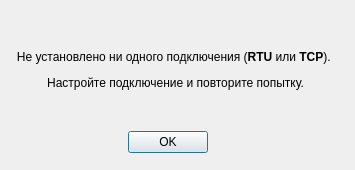
<?xml version="1.0" encoding="UTF-8"?>
<ui version="4.0">
 <class>ConnectionError</class>
 <widget class="QWidget" name="ConnectionError">
  <property name="geometry">
   <rect>
    <x>0</x>
    <y>0</y>
    <width>355</width>
    <height>170</height>
   </rect>
  </property>
  <property name="windowTitle">
   <string>Ошибка</string>
  </property>
  <widget class="QWidget" name="verticalLayoutWidget">
   <property name="geometry">
    <rect>
     <x>10</x>
     <y>30</y>
     <width>331</width>
     <height>80</height>
    </rect>
   </property>
   <layout class="QVBoxLayout" name="verticalLayout">
    <item>
     <widget class="QLabel" name="label">
      <property name="text">
       <string>&lt;html&gt;&lt;head/&gt;&lt;body&gt;&lt;p&gt;Не установлено ни одного подключения (&lt;span style=&quot; font-weight:700;&quot;&gt;RTU &lt;/span&gt;или &lt;span style=&quot; font-weight:700;&quot;&gt;TCP&lt;/span&gt;). &lt;/p&gt;&lt;p&gt;Настройте подключение и повторите попытку.&lt;/p&gt;&lt;/body&gt;&lt;/html&gt;</string>
      </property>
      <property name="alignment">
       <set>Qt::AlignCenter</set>
      </property>
      <property name="wordWrap">
       <bool>true</bool>
      </property>
     </widget>
    </item>
   </layout>
  </widget>
  <widget class="QDialogButtonBox" name="buttonBox">
   <property name="geometry">
    <rect>
     <x>90</x>
     <y>130</y>
     <width>156</width>
     <height>24</height>
    </rect>
   </property>
   <property name="standardButtons">
    <set>QDialogButtonBox::Ok</set>
   </property>
   <property name="centerButtons">
    <bool>true</bool>
   </property>
  </widget>
 </widget>
 <resources/>
 <connections/>
</ui>
